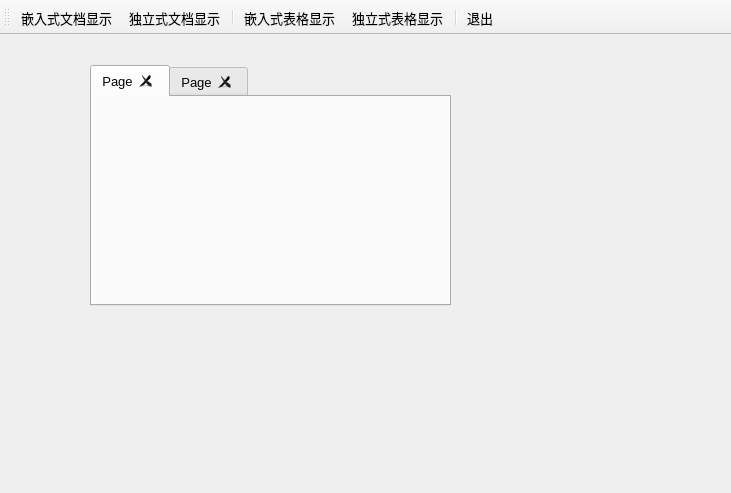
<?xml version="1.0" encoding="UTF-8"?>
<ui version="4.0">
 <class>MainWindow</class>
 <widget class="QMainWindow" name="MainWindow">
  <property name="geometry">
   <rect>
    <x>0</x>
    <y>0</y>
    <width>731</width>
    <height>493</height>
   </rect>
  </property>
  <property name="font">
   <font>
    <pointsize>10</pointsize>
   </font>
  </property>
  <property name="windowTitle">
   <string>MyOffice</string>
  </property>
  <widget class="QWidget" name="centralWidget">
   <widget class="QTabWidget" name="tabWidget">
    <property name="geometry">
     <rect>
      <x>90</x>
      <y>30</y>
      <width>361</width>
      <height>241</height>
     </rect>
    </property>
    <property name="currentIndex">
     <number>0</number>
    </property>
    <property name="tabsClosable">
     <bool>true</bool>
    </property>
    <widget class="QWidget" name="tab">
     <attribute name="title">
      <string>Page</string>
     </attribute>
    </widget>
    <widget class="QWidget" name="tab_2">
     <attribute name="title">
      <string>Page</string>
     </attribute>
    </widget>
   </widget>
  </widget>
  <widget class="QToolBar" name="mainToolBar">
   <property name="autoFillBackground">
    <bool>false</bool>
   </property>
   <property name="toolButtonStyle">
    <enum>Qt::ToolButtonTextUnderIcon</enum>
   </property>
   <attribute name="toolBarArea">
    <enum>TopToolBarArea</enum>
   </attribute>
   <attribute name="toolBarBreak">
    <bool>false</bool>
   </attribute>
   <addaction name="actWidgetInsite"/>
   <addaction name="actWidget"/>
   <addaction name="separator"/>
   <addaction name="actWindowInsite"/>
   <addaction name="actWindow"/>
   <addaction name="separator"/>
   <addaction name="actQuit"/>
  </widget>
  <action name="actWindowInsite">
   <property name="icon">
    <iconset resource="res.qrc">
     <normaloff>:/images/images/2.ico</normaloff>:/images/images/2.ico</iconset>
   </property>
   <property name="text">
    <string>嵌入式表格显示</string>
   </property>
   <property name="toolTip">
    <string>Qt的表格，以及Excel</string>
   </property>
  </action>
  <action name="actWidgetInsite">
   <property name="icon">
    <iconset resource="res.qrc">
     <normaloff>:/images/images/100.bmp</normaloff>:/images/images/100.bmp</iconset>
   </property>
   <property name="text">
    <string>嵌入式文档显示</string>
   </property>
   <property name="toolTip">
    <string>.txt .h .cpp .docx等</string>
   </property>
  </action>
  <action name="actQuit">
   <property name="icon">
    <iconset resource="res.qrc">
     <normaloff>:/images/images/132.bmp</normaloff>:/images/images/132.bmp</iconset>
   </property>
   <property name="text">
    <string>退出</string>
   </property>
   <property name="toolTip">
    <string>退出本系统</string>
   </property>
  </action>
  <action name="actWindow">
   <property name="icon">
    <iconset resource="res.qrc">
     <normaloff>:/images/images/3.ico</normaloff>:/images/images/3.ico</iconset>
   </property>
   <property name="text">
    <string>独立式表格显示</string>
   </property>
   <property name="toolTip">
    <string>Qt的表格，以及Excel</string>
   </property>
  </action>
  <action name="actWidget">
   <property name="icon">
    <iconset resource="res.qrc">
     <normaloff>:/images/images/804.bmp</normaloff>:/images/images/804.bmp</iconset>
   </property>
   <property name="text">
    <string>独立式文档显示</string>
   </property>
   <property name="toolTip">
    <string>.txt .h .cpp .docx</string>
   </property>
  </action>
 </widget>
 <layoutdefault spacing="6" margin="11"/>
 <resources>
  <include location="res.qrc"/>
 </resources>
 <connections>
  <connection>
   <sender>actQuit</sender>
   <signal>triggered()</signal>
   <receiver>MainWindow</receiver>
   <slot>close()</slot>
   <hints>
    <hint type="sourcelabel">
     <x>-1</x>
     <y>-1</y>
    </hint>
    <hint type="destinationlabel">
     <x>373</x>
     <y>235</y>
    </hint>
   </hints>
  </connection>
 </connections>
</ui>
